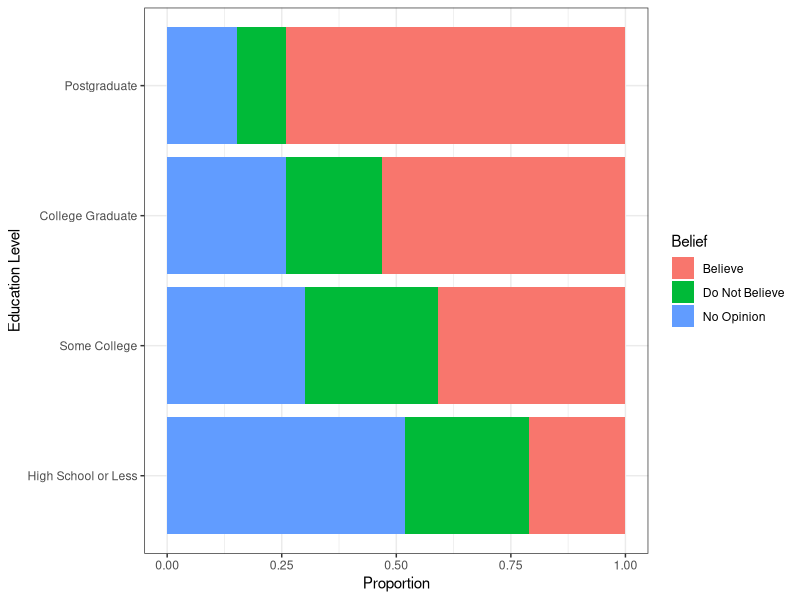
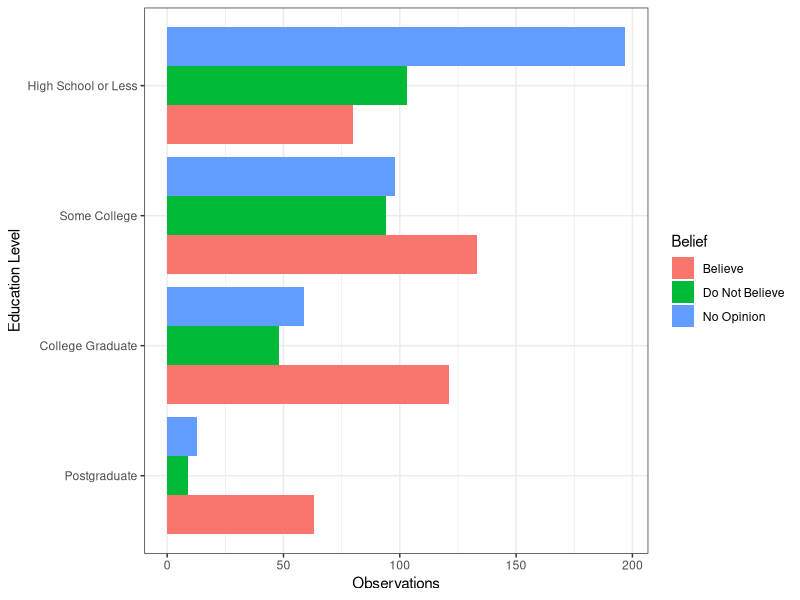
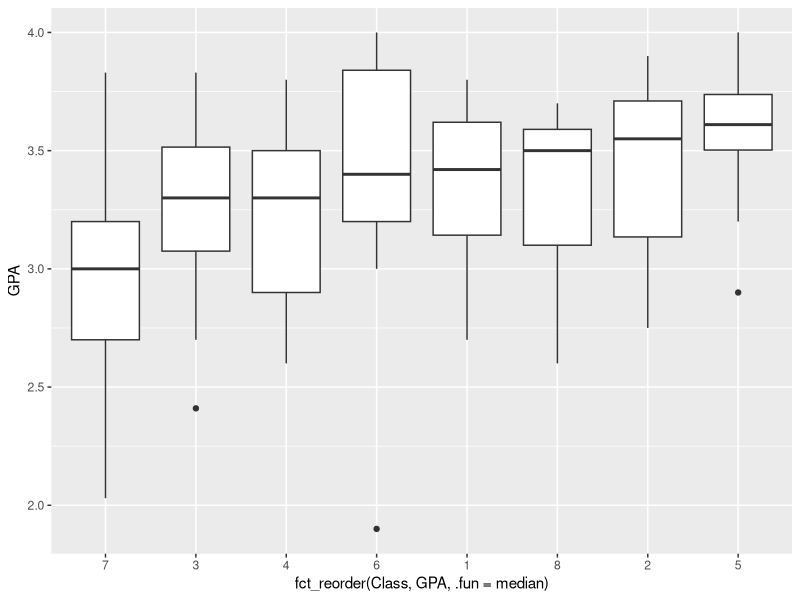

R code for these plots, in order:
## ---- chunk 1
rm(list = ls())

library(ggplot2)
library(dplyr)
library(readr)
library(forcats)
library(here)

darwin <- read_csv(here("data", "darwin.csv"))

## ---- chunk 2
# identify the 4 different levels associated with a given variable in the data set
unique(darwin$Education)

# take output and convert it into a vector:
dput(unique(darwin$Belief))
## ---- chunk 3
# relevel the education levels based on the order that they should be in
darwin <- darwin %>%
  
  #first convert these variables to factors
  mutate(Education_fct = factor(Education),
         Belief_fct = factor(Belief)
         ) %>%
  
  # now reorder them manually using the fct_relevel() function
         mutate(Education_fct = fct_relevel(Education_fct, c("High School or Less", "Some College", "College Graduate", "Postgraduate")),
                Belief_fct = fct_relevel(Belief_fct, c("Believe", "Do Not Believe", "No Opinion"))
         )
         
## ---- chunk 4
darwin %>%
  ggplot(aes(x = Education_fct, fill = Belief_fct))+
  geom_bar(position = "fill")+
  coord_flip()+
  theme_bw() +
  labs(x = "Education Level", y = "Proportion", fill = "Belief")
  
## ---- chunk 5
darwin_summary <-
  darwin %>%
    group_by(Education_fct, Belief_fct)%>%
    summarize(n_observations = n())

## ---- chunk 6
# you can use the fct_rev() function to reverse the levels of the education groups
darwin_summary %>%
  ggplot(aes(x = fct_rev(Education_fct), 
             fill = Belief_fct,
             y = n_observations))+
  geom_col(position = "dodge")+
  theme_bw() +
  coord_flip()+
  labs(x = "Education Level", y = "Observations", fill = "Belief")
  
## ---- chunk 7
stat113 <- read_csv(here("data", "Stat113Fall2021.csv"))
## ---- chunk 8
stat113 %>%
  mutate(Class = factor(Class)) %>%
  filter(!is.na(GPA)) %>%
  ggplot(aes(x = fct_reorder(Class, GPA, .fun = median)           , 
             y = GPA)) +
  geom_boxplot()
